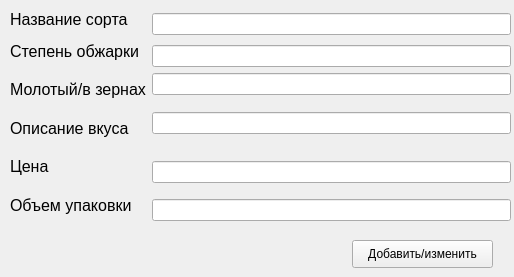
<?xml version="1.0" encoding="UTF-8"?>
<ui version="4.0">
 <class>Form</class>
 <widget class="QWidget" name="Form">
  <property name="geometry">
   <rect>
    <x>0</x>
    <y>0</y>
    <width>514</width>
    <height>277</height>
   </rect>
  </property>
  <property name="windowTitle">
   <string>Добавление/изменение записи</string>
  </property>
  <widget class="QPushButton" name="btn">
   <property name="geometry">
    <rect>
     <x>352</x>
     <y>240</y>
     <width>141</width>
     <height>28</height>
    </rect>
   </property>
   <property name="text">
    <string>Добавить/изменить</string>
   </property>
  </widget>
  <widget class="QLabel" name="output">
   <property name="geometry">
    <rect>
     <x>10</x>
     <y>240</y>
     <width>331</width>
     <height>31</height>
    </rect>
   </property>
   <property name="text">
    <string/>
   </property>
  </widget>
  <widget class="QWidget" name="">
   <property name="geometry">
    <rect>
     <x>10</x>
     <y>10</y>
     <width>501</width>
     <height>211</height>
    </rect>
   </property>
   <layout class="QGridLayout" name="gridLayout">
    <item row="0" column="0">
     <widget class="QLabel" name="label">
      <property name="font">
       <font>
        <pointsize>12</pointsize>
       </font>
      </property>
      <property name="text">
       <string>Название сорта</string>
      </property>
     </widget>
    </item>
    <item row="0" column="2" rowspan="2">
     <widget class="QLineEdit" name="sort_name_edit"/>
    </item>
    <item row="1" column="0" rowspan="2">
     <widget class="QLabel" name="label_2">
      <property name="font">
       <font>
        <pointsize>12</pointsize>
       </font>
      </property>
      <property name="text">
       <string>Степень обжарки</string>
      </property>
     </widget>
    </item>
    <item row="3" column="0" rowspan="2" colspan="2">
     <widget class="QLabel" name="label_3">
      <property name="font">
       <font>
        <pointsize>12</pointsize>
       </font>
      </property>
      <property name="text">
       <string>Молотый/в зернах</string>
      </property>
     </widget>
    </item>
    <item row="5" column="0" rowspan="2">
     <widget class="QLabel" name="label_4">
      <property name="font">
       <font>
        <pointsize>12</pointsize>
       </font>
      </property>
      <property name="text">
       <string>Описание вкуса</string>
      </property>
     </widget>
    </item>
    <item row="7" column="0" rowspan="2">
     <widget class="QLabel" name="label_5">
      <property name="font">
       <font>
        <pointsize>12</pointsize>
       </font>
      </property>
      <property name="text">
       <string>Цена</string>
      </property>
     </widget>
    </item>
    <item row="9" column="0" rowspan="2">
     <widget class="QLabel" name="label_6">
      <property name="font">
       <font>
        <pointsize>12</pointsize>
       </font>
      </property>
      <property name="text">
       <string>Объем упаковки</string>
      </property>
     </widget>
    </item>
    <item row="3" column="2">
     <widget class="QLineEdit" name="type_edit"/>
    </item>
    <item row="2" column="2">
     <widget class="QLineEdit" name="degree_of_roasting_edit"/>
    </item>
    <item row="10" column="2">
     <widget class="QLineEdit" name="volume_edit"/>
    </item>
    <item row="5" column="2">
     <widget class="QLineEdit" name="taste_description_edit"/>
    </item>
    <item row="8" column="2">
     <widget class="QLineEdit" name="cost_edit"/>
    </item>
   </layout>
  </widget>
 </widget>
 <resources/>
 <connections/>
</ui>
